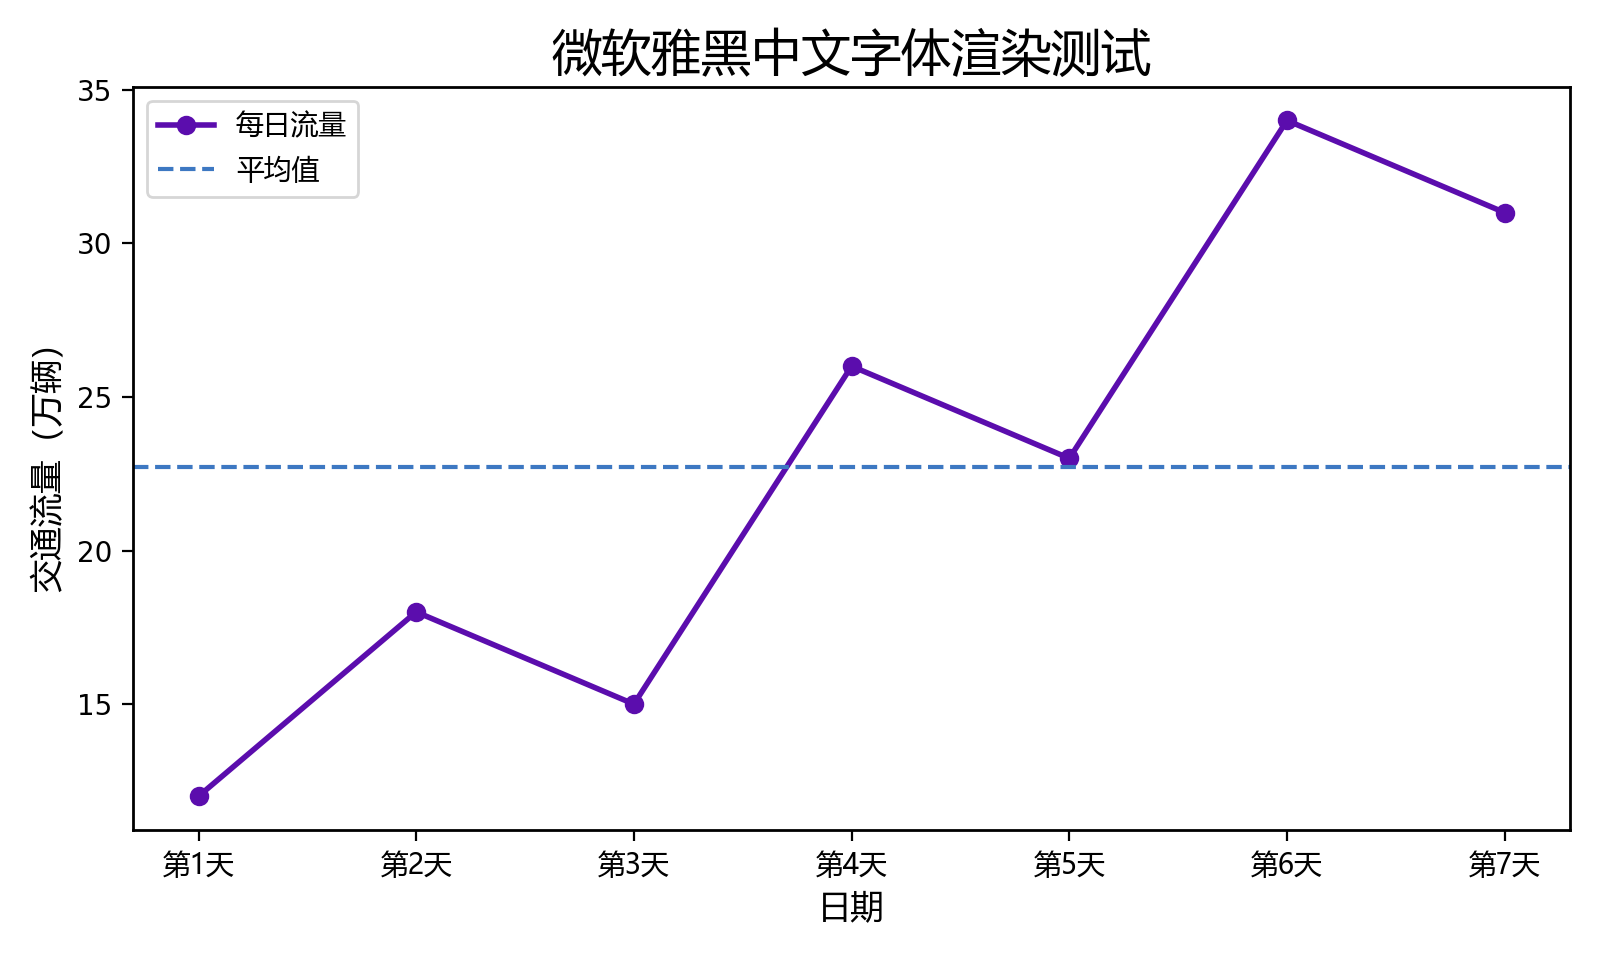

The Python source for this figure:
from pathlib import Path

import matplotlib.pyplot as plt
import numpy as np
from matplotlib.font_manager import FontProperties


FONT_PATH = Path("/Users/ran/Library/Fonts/msyh.ttc")
OUTPUT_PATH = Path(__file__).with_name("font_test_plot.png")
CHINESE_FONT = FontProperties(fname=FONT_PATH)

x = np.arange(1, 8)
y = np.array([12, 18, 15, 26, 23, 34, 31])

fig, ax = plt.subplots(figsize=(8, 4.8))
ax.plot(x, y, color="#5B0DAD", linewidth=2, marker="o", label="每日流量")
ax.axhline(y.mean(), color="#3D78C2", linewidth=1.5, linestyle="--", label="平均值")

ax.set_title("微软雅黑中文字体渲染测试", fontproperties=CHINESE_FONT, fontsize=18)
ax.set_xlabel("日期", fontproperties=CHINESE_FONT, fontsize=12)
ax.set_ylabel("交通流量（万辆）", fontproperties=CHINESE_FONT, fontsize=12)
ax.set_xticks(x, [f"第{i}天" for i in x], fontproperties=CHINESE_FONT)
ax.legend(prop=CHINESE_FONT, loc="upper left", frameon=True)
ax.tick_params(direction="out", length=4, width=0.8)

for spine in ax.spines.values():
    spine.set_visible(True)
    spine.set_linewidth(1)

ax.grid(False)
fig.tight_layout()
fig.savefig(OUTPUT_PATH, dpi=200, facecolor="white")
plt.close(fig)

print(f"font: {CHINESE_FONT.get_name()}")
print(f"saved: {OUTPUT_PATH}")
